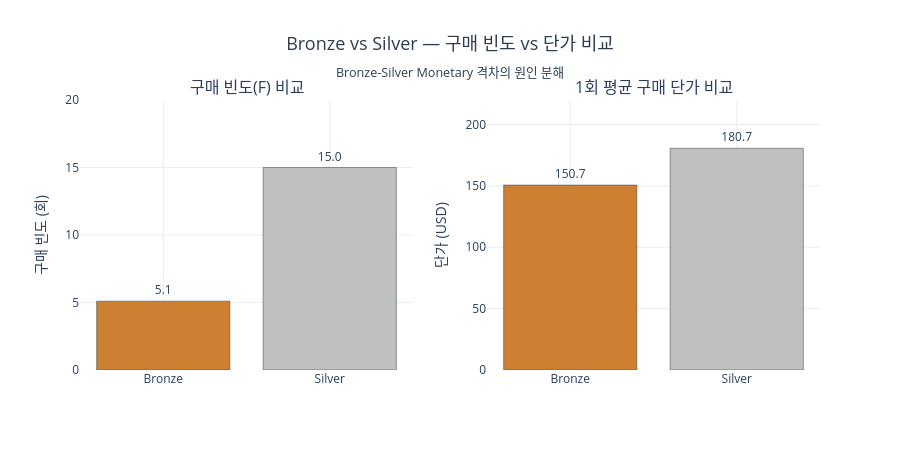

This figure's notebook cell:
### Code cell
colors_tier = {'Bronze': '#CD7F32', 'Silver': '#C0C0C0'}

fig = make_subplots(
    rows=1, cols=2,
    subplot_titles=['구매 빈도(F) 비교', '1회 평균 구매 단가 비교']
)

for col_idx, (metric, ylab, ymax) in enumerate(
    [('Frequency_평균', '구매 빈도 (회)', 20), ('단가_평균', '단가 (USD)', 220)],
    start=1
):
    for _, row in tier_agg.iterrows():
        fig.add_trace(go.Bar(
            x=[row['등급']],
            y=[row[metric]],
            marker=dict(color=colors_tier.get(row['등급'], '#cccccc'), line=dict(color='#2c3e50', width=0.5)),
            text=[f"{row[metric]:.1f}"],
            textposition='outside',
            showlegend=False,
        ), row=1, col=col_idx)
    fig.update_yaxes(title_text=ylab, gridcolor='#ececec', range=[0, ymax], row=1, col=col_idx)

fig.update_layout(
    title=dict(
        text='Bronze vs Silver — 구매 빈도 vs 단가 비교<br><sub>Bronze-Silver Monetary 격차의 원인 분해</sub>',
        font=dict(size=18, color='#2c3e50'), x=0.5, xanchor='center'
    ),
    plot_bgcolor='white',
    height=450,
)
fig.update_xaxes(gridcolor='#ececec')
fig.show()

### Figure 1 — Plotly figure (JSON) as saved in the notebook; plotly's stock layout.template omitted (floating-point values rounded to 4 significant figures)
{"data": [{"marker": {"color": "#CD7F32", "line": {"color": "#2c3e50", "width": 0.5}}, "showlegend": false, "text": ["5.1"], "textposition": "outside", "type": "bar", "x": ["Bronze"], "xaxis": "x", "y": [5.1], "yaxis": "y"}, {"marker": {"color": "#C0C0C0", "line": {"color": "#2c3e50", "width": 0.5}}, "showlegend": false, "text": ["15.0"], "textposition": "outside", "type": "bar", "x": ["Silver"], "xaxis": "x", "y": [15], "yaxis": "y"}, {"marker": {"color": "#CD7F32", "line": {"color": "#2c3e50", "width": 0.5}}, "showlegend": false, "text": ["150.7"], "textposition": "outside", "type": "bar", "x": ["Bronze"], "xaxis": "x2", "y": [150.7], "yaxis": "y2"}, {"marker": {"color": "#C0C0C0", "line": {"color": "#2c3e50", "width": 0.5}}, "showlegend": false, "text": ["180.7"], "textposition": "outside", "type": "bar", "x": ["Silver"], "xaxis": "x2", "y": [180.7], "yaxis": "y2"}], "layout": {"annotations": [{"font": {"size": 16}, "showarrow": false, "text": "구매 빈도(F) 비교", "x": 0.225, "xanchor": "center", "xref": "paper", "y": 1, "yanchor": "bottom", "yref": "paper"}, {"font": {"size": 16}, "showarrow": false, "text": "1회 평균 구매 단가 비교", "x": 0.775, "xanchor": "center", "xref": "paper", "y": 1, "yanchor": "bottom", "yref": "paper"}], "height": 450, "plot_bgcolor": "white", "title": {"font": {"color": "#2c3e50", "size": 18}, "text": "Bronze vs Silver — 구매 빈도 vs 단가 비교<br><sub>Bronze-Silver Monetary 격차의 원인 분해</sub>", "x": 0.5, "xanchor": "center"}, "xaxis": {"anchor": "y", "domain": [0, 0.45], "gridcolor": "#ececec"}, "xaxis2": {"anchor": "y2", "domain": [0.55, 1], "gridcolor": "#ececec"}, "yaxis": {"anchor": "x", "domain": [0, 1], "gridcolor": "#ececec", "range": [0, 20], "title": {"text": "구매 빈도 (회)"}}, "yaxis2": {"anchor": "x2", "domain": [0, 1], "gridcolor": "#ececec", "range": [0, 220], "title": {"text": "단가 (USD)"}}}}
